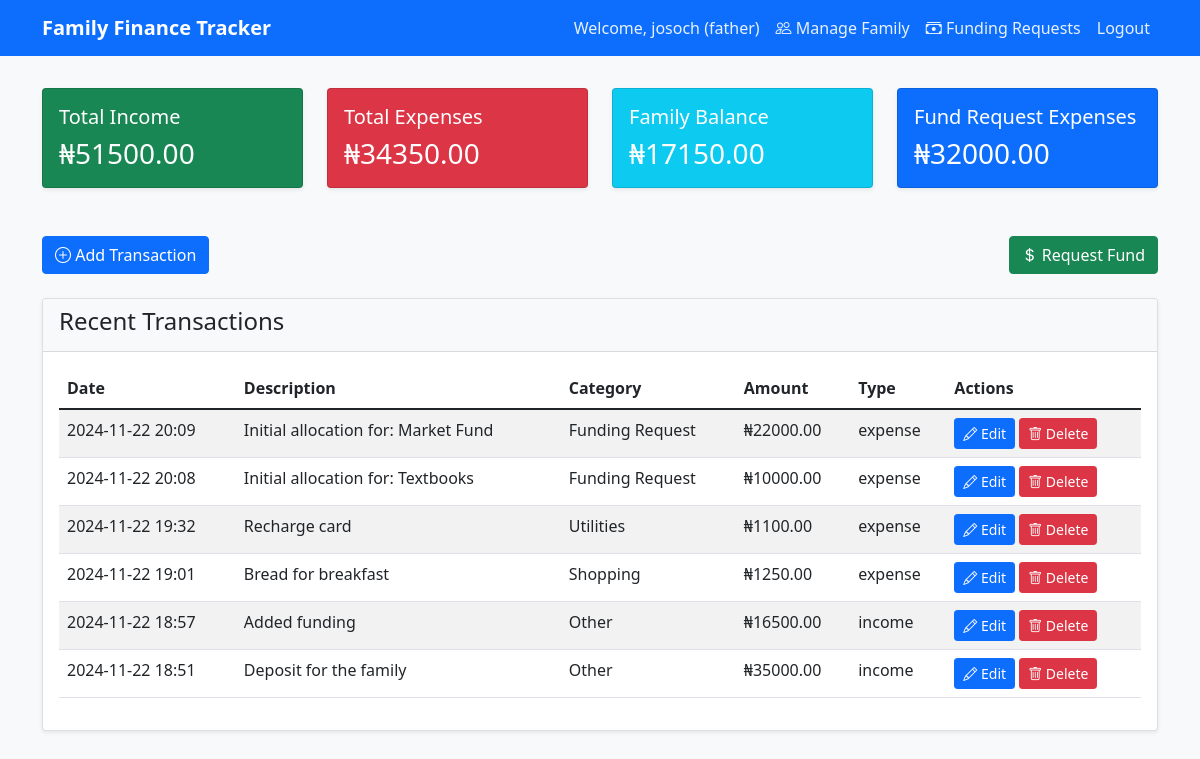
Page /dashboard (signed in) on the earlier database version.
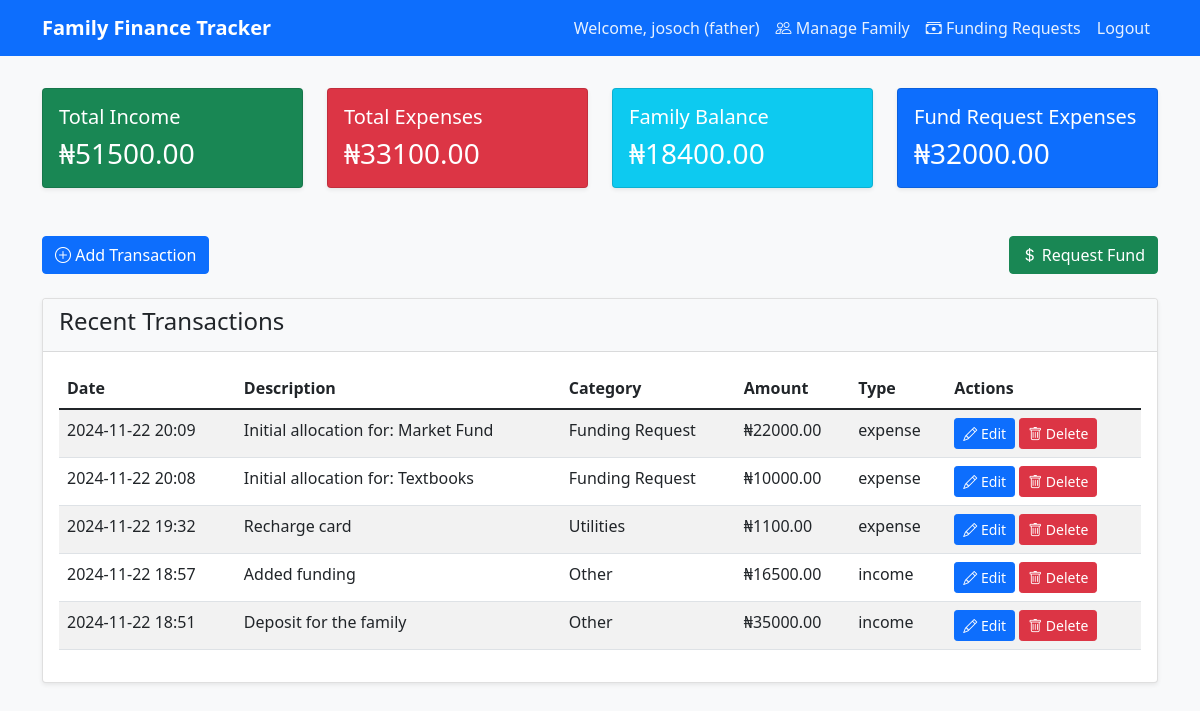
Same page on the later database version.
### app.py (models this page shows)
class Transaction(db.Model):
    __tablename__ = 'financial_transaction'
    id = db.Column(db.Integer, primary_key=True)
    amount = db.Column(db.Float, nullable=False)
    category = db.Column(db.String(50), nullable=False)
    description = db.Column(db.String(200))
    transaction_type = db.Column(db.String(20), nullable=False)  # income/expense
    created_by = db.Column(db.Integer, db.ForeignKey('user.id'), nullable=False)
    payee_id = db.Column(db.Integer, db.ForeignKey('user.id'))
    family_id = db.Column(db.Integer, db.ForeignKey('family.id'), nullable=False)
    created_at = db.Column(db.DateTime, default=datetime.utcnow)
    creator = db.relationship('User', foreign_keys=[created_by], backref='transactions_created')
    payee = db.relationship('User', foreign_keys=[payee_id], backref='transactions_received')

### app.py (the view)
@app.route('/dashboard')
@login_required
def dashboard():
    transactions = Transaction.query.filter_by(family_id=current_user.family_id).order_by(Transaction.created_at.desc()).all()
    total_income = sum(t.amount for t in transactions if t.transaction_type == 'income')
    total_expense = sum(t.amount for t in transactions if t.transaction_type == 'expense')
    balance = total_income - total_expense
    funding_request_transactions = db.session.query(Transaction).join(
        FundingRequestTransaction,
        Transaction.id == FundingRequestTransaction.transaction_id
    ).filter(
        Transaction.family_id == current_user.family_id,
        Transaction.created_by == current_user.id,
        Transaction.transaction_type == 'expense'
    ).all()
    user_balance = sum(t.amount for t in funding_request_transactions)
    return render_template('dashboard.html',
                         transactions=transactions,
                         total_income=total_income,
                         total_expense=total_expense,
                         balance=balance,
                         user_balance=user_balance)

### app.py (called while the page is built)
@login_manager.user_loader
def load_user(user_id):
    return User.query.get(int(user_id))

### templates/dashboard.html (shortened to what the changed rows need)
<!DOCTYPE html>
<html lang="en">
<head>
    <link href="https://cdn.jsdelivr.net/npm/bootstrap@5.1.3/dist/css/bootstrap.min.css" rel="stylesheet">
    <link rel="stylesheet" href="https://cdn.jsdelivr.net/npm/bootstrap-icons@1.7.2/font/bootstrap-icons.css">
    <link rel="stylesheet" href="{{ url_for('static', filename='style.css') }}">
</head>
<body>
    <div class="container mt-4">
        <div class="row mb-4">
            <div class="col-md-3">
                <div class="card bg-danger text-white">
                    <div class="card-body">
                        <h5 class="card-title">Total Expenses</h5>
                        <h3 class="card-text">₦{{ "%.2f"|format(total_expense) }}</h3>
                    </div>
                </div>
            </div>
            <div class="col-md-3">
                <div class="card bg-info text-white">
                    <div class="card-body">
                        <h5 class="card-title">Family Balance</h5>
                        <h3 class="card-text">₦{{ "%.2f"|format(balance) }}</h3>
                    </div>
                </div>
            </div>
        </div>
        <div class="card">
            <div class="card-body">
                <div class="table-responsive">
                    <table class="table table-striped">
                        <thead>
                            <tr>
                                <th>Date</th>
                                <th>Description</th>
                                <th>Category</th>
                                <th>Amount</th>
                                <th>Type</th>
                                <th>Actions</th>
                            </tr>
                        </thead>
                        <tbody>
                            {% if transactions %}
                                {% for transaction in transactions %}
                                <tr>
                                    <td>{{ transaction.created_at.strftime('%Y-%m-%d %H:%M') }}</td>
                                    <td>{{ transaction.description }}</td>
                                    <td>{{ transaction.category }}</td>
                                    <td>₦{{ "%.2f"|format(transaction.amount) }}</td>
                                    <td>{{ transaction.transaction_type }}</td>
                                    <td>
                                        {% if current_user.role == 'father' %}
                                            <a href="{{ url_for('edit_transaction', id=transaction.id) }}" class="btn btn-sm btn-primary">
                                                <i class="bi bi-pencil"></i> Edit
                                            </a>
                                            <form action="{{ url_for('delete_transaction', id=transaction.id) }}" method="POST" class="d-inline">
                                                <button type="submit" class="btn btn-sm btn-danger" onclick="return confirm('Are you sure you want to delete this transaction?')">
                                                    <i class="bi bi-trash"></i> Delete
                                                </button>
                                            </form>
                                        {% endif %}
                                    </td>
                                </tr>
                                {% endfor %}
                            {% else %}
                                <tr>
                                    <td colspan="6" class="text-center">No transactions found.</td>
                                </tr>
                            {% endif %}
                        </tbody>
                    </table>
                </div>
            </div>
        </div>
    </div>
</body>
</html>

Differences in the rows shown:
removed Transaction: amount "1250.00"
Other differences:
{{ "%.2f"|format(total_expense) }}: "34350.00" → "33100.00"
{{ "%.2f"|format(balance) }}: "17150.00" → "18400.00"
